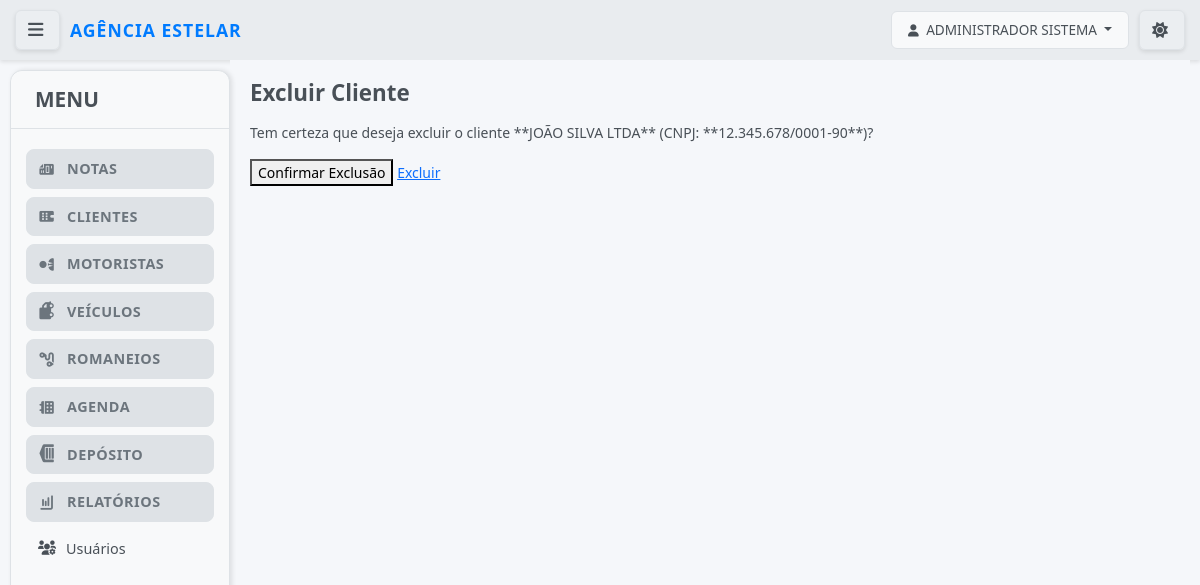
Page /notas/clientes/excluir/21/ (signed in) on the committed database.
### notas/models.py (models this page shows, shortened)
class UpperCaseMixin:
    def save(self, *args, **kwargs):
        for field in self._meta.fields:
            if hasattr(field, 'max_length') and hasattr(self, field.name):
                value = getattr(self, field.name)
                if value and isinstance(value, str):
                    exclude_fields = [
                        'email', 'password', 'username', 'cpf', 'cnpj',
                        'cnh', 'chassi', 'renavam', 'placa', 'cep',
                        'telefone', 'rntrc', 'numero_consulta', 'tipo_usuario',
                        'status'  # Adicionado para não converter status para maiúsculo
                    ]
                    if field.name not in exclude_fields:
                        setattr(self, field.name, value.upper())
        super().save(*args, **kwargs)

class Usuario(UpperCaseMixin, AbstractUser):
    TIPO_USUARIO_CHOICES = [
        ('admin', 'Administrador'),
        ('funcionario', 'Funcionário'),
        ('cliente', 'Cliente'),
    ]
    tipo_usuario = models.CharField(
        max_length=20,
        choices=TIPO_USUARIO_CHOICES,
        default='funcionario',
        verbose_name="Tipo de Usuário"
    )
    cliente = models.ForeignKey(
        Cliente,
        on_delete=models.CASCADE,
        null=True,
        blank=True,
        verbose_name="Cliente Vinculado"
    )
    telefone = models.CharField(max_length=20, blank=True, verbose_name="Telefone")
    ultimo_acesso = models.DateTimeField(null=True, blank=True, verbose_name="Último Acesso")
    REQUIRED_FIELDS = ['email', 'first_name', 'last_name']
    USERNAME_FIELD = 'username'
    is_authenticated = True
    is_anonymous = False
    objects = UsuarioManager()
    class Meta:
        verbose_name = "Usuário"
        verbose_name_plural = "Usuários"
        ordering = ['username']
    def get_full_name(self):
        return f"{self.first_name} {self.last_name}".strip()
    @property
    def is_admin(self):
        return self.tipo_usuario == 'admin'
    @property
    def is_cliente(self):
        return self.tipo_usuario == 'cliente'
    def can_access_funcionalidades(self):
        return self.is_admin or self.is_funcionario

class Cliente(UpperCaseMixin, models.Model):
    razao_social = models.CharField(max_length=255, unique=True, verbose_name="Razão Social") # Adicionado unique=True
    cnpj = models.CharField(max_length=18, unique=True, blank=True, null=True, verbose_name="CNPJ")
    nome_fantasia = models.CharField(max_length=255, blank=True, null=True, verbose_name="Nome Fantasia")
    inscricao_estadual = models.CharField(max_length=20, blank=True, null=True, verbose_name="Inscrição Estadual")
    endereco = models.CharField(max_length=255, blank=True, null=True, verbose_name="Endereço")
    numero = models.CharField(max_length=10, blank=True, null=True, verbose_name="Número")
    complemento = models.CharField(max_length=255, blank=True, null=True, verbose_name="Complemento")
    bairro = models.CharField(max_length=100, blank=True, null=True, verbose_name="Bairro")
    cidade = models.CharField(max_length=100, blank=True, null=True, verbose_name="Cidade")
    estado = models.CharField(max_length=2, blank=True, null=True, verbose_name="Estado (UF)")
    cep = models.CharField(max_length=9, blank=True, null=True, verbose_name="CEP")
    telefone = models.CharField(max_length=20, blank=True, null=True, verbose_name="Telefone")
    email = models.EmailField(blank=True, null=True, verbose_name="Email")
    STATUS_CHOICES = [
        ('Ativo', 'Ativo'),
        ('Inativo', 'Inativo'),
    ]
    status = models.CharField(max_length=10, choices=STATUS_CHOICES, default='Ativo', verbose_name="Status")
    class Meta:
        verbose_name = "Cliente"
        verbose_name_plural = "Clientes"
        ordering = ['razao_social']

### notas/views.py (the view, shortened to what this page needs)
# urls.py: path('clientes/excluir/<int:pk>/', views.excluir_cliente, name='excluir_cliente'),
@login_required
def excluir_cliente(request, pk):
    cliente = get_object_or_404(Cliente, pk=pk)
    if not request.user.is_admin:
        messages.error(request, 'Apenas administradores podem excluir clientes cadastrados.')
        return redirect('notas:listar_clientes')
    return render(request, 'notas/excluir_cliente.html', {'cliente': cliente})

### notas/templates/notas/excluir_cliente.html (shortened to what this page needs)
{% extends 'base.html' %}
{% block content %}
    <h2>Excluir Cliente</h2>
    <p>Tem certeza que deseja excluir o cliente **{{ cliente.razao_social }}** (CNPJ: **{{ cliente.cnpj }}**)?</p>
    <form method="post">
        <button type="submit" class="danger">Confirmar Exclusão</button>
        <a href="{% url 'notas:excluir_cliente' cliente.pk %}">Excluir</a>
    </form>
{% endblock %}

### templates/base.html (shortened to what this page needs)
{% load static %}
<!DOCTYPE html>
<html lang="pt-BR">
<head>
    <link href="https://cdn.jsdelivr.net/npm/bootstrap@5.3.3/dist/css/bootstrap.min.css" rel="stylesheet">
            <link rel="stylesheet" href="{% static 'css/style.css' %}?v=4.8">
    <link rel="stylesheet" href="https://cdnjs.cloudflare.com/ajax/libs/font-awesome/6.0.0-beta3/css/all.min.css">
</head>
<body class="{% if not user.is_authenticated %}login-page{% endif %}">
    <div class="top-bar">
        {% if user.is_authenticated %}
        <button id="menu-toggle" class="btn btn-outline-light btn-sm menu-toggle-btn" title="Alternar Menu">
            <i class="fas fa-bars"></i>
        </button>
        {% endif %}
                        <div class="logo-container">
                            <a href="{% url 'notas:dashboard' %}" class="logo">Agência Estelar</a>
                        </div>
        <div class="user-area">
            <div class="user-info">
                {% if user.is_authenticated %}
                    <div class="dropdown">
                        <button class="btn btn-outline-light dropdown-toggle" type="button" id="userDropdown" data-bs-toggle="dropdown" aria-expanded="false">
                            <i class="fas fa-user"></i> {{ user.get_full_name|default:user.username }}
                        </button>
                    </div>
                {% else %}
                    <a href="{% url 'notas:login' %}" class="btn btn-outline-light">Login</a>
                {% endif %}
            </div>
            <button id="theme-toggle" class="btn btn-outline-light btn-sm theme-toggle-btn" title="Alternar Tema">
                <i id="theme-icon" class="fas fa-sun"></i>
            </button>
        </div>
    </div>
    <div class="main-wrapper">
        {% if user.is_authenticated %}
               <div class="sidebar">
           <div class="sidebar-header">
               <h3>MENU</h3>
           </div>
            <nav class="sidebar-nav">
                <ul class="nav-menu">
                    {% if user.can_access_funcionalidades %}
                    <li class="nav-group">
                        <div class="nav-group-header">
                            <i class="fas fa-file-invoice"></i>
                            <span>Notas</span>
                        </div>
                    </li>
                    <li class="nav-group">
                        <div class="nav-group-header">
                            <i class="fas fa-building"></i>
                            <span>Clientes</span>
                        </div>
                    </li>
                    <li class="nav-group">
                        <div class="nav-group-header">
                            <i class="fas fa-user-tie"></i>
                            <span>Motoristas</span>
                        </div>
                    </li>
                    <li class="nav-group">
                        <div class="nav-group-header">
                            <i class="fas fa-truck"></i>
                            <span>Veículos</span>
                        </div>
                    </li>
                    <li class="nav-group">
                        <div class="nav-group-header">
                            <i class="fas fa-route"></i>
                            <span>Romaneios</span>
                        </div>
                    </li>
                    {% if user.is_admin %}
                    <li class="nav-group">
                        <div class="nav-group-header">
                            <i class="fas fa-calendar-alt"></i>
                            <span>Agenda</span>
                        </div>
                    </li>
                    {% endif %}
                    <li class="nav-group">
                        <div class="nav-group-header">
                            <i class="fas fa-warehouse"></i>
                            <span>Depósito</span>
                        </div>
                    </li>
                    {% if user.is_admin %}
                    <li class="nav-group">
                        <div class="nav-group-header">
                            <i class="fas fa-chart-bar"></i>
                            <span>Relatórios</span>
                        </div>
                    </li>
                   <li class="nav-item">
                       <a href="{% url 'notas:listar_usuarios' %}">
                           <i class="fas fa-users-cog"></i> Usuários
                       </a>
                   </li>
                    {% endif %}
                    {% endif %}
                </ul>
            </nav>
        </div>
        {% endif %}
        <div class="main-content">
            {% block content %}{% endblock %}
        </div>
    </div>
</body>
</html>
</html>

### rows in the picture
Usuario: get_full_name "ADMINISTRADOR SISTEMA"
Cliente: razao_social "JOÃO SILVA LTDA", cnpj "12.345.678/0001-90"
